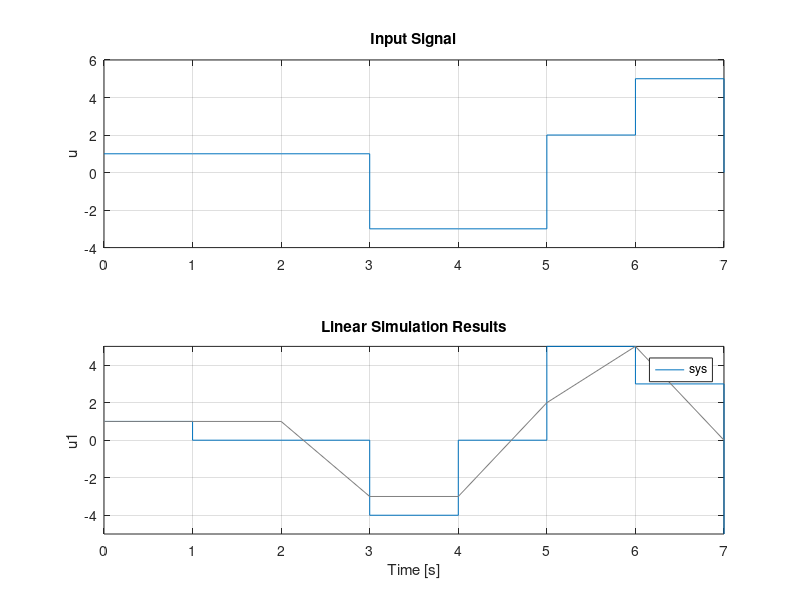

The MATLAB source for this figure:
%
% cd_plot2.m
%

clear;

T = 1;  % time step

sys = tf([1 -1], [1 0], T, 'InputName', 'y1', 'OutputName', 'u1');

u = [1 1 1 -3 -3 2 5 0];
t = 0:(size(u,2)-1);  % start at zero

figure;
subplot(2,1,1);
stairs(t,u);
grid on;
axis auto;
title('Input Signal');
ylabel('u');

subplot(2,1,2);
lsim(sys, u);
grid on;
axis auto;

print('cd_plot2.eps', '-depsc2');
